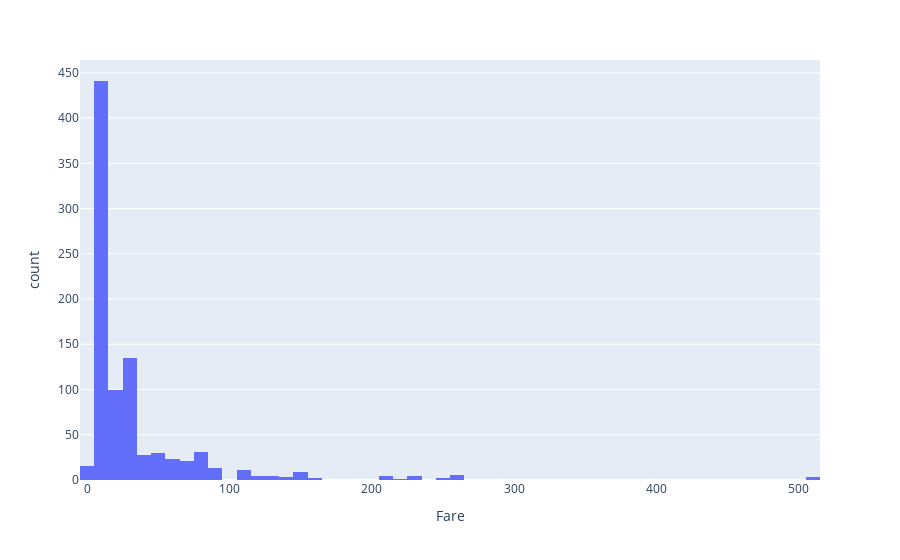
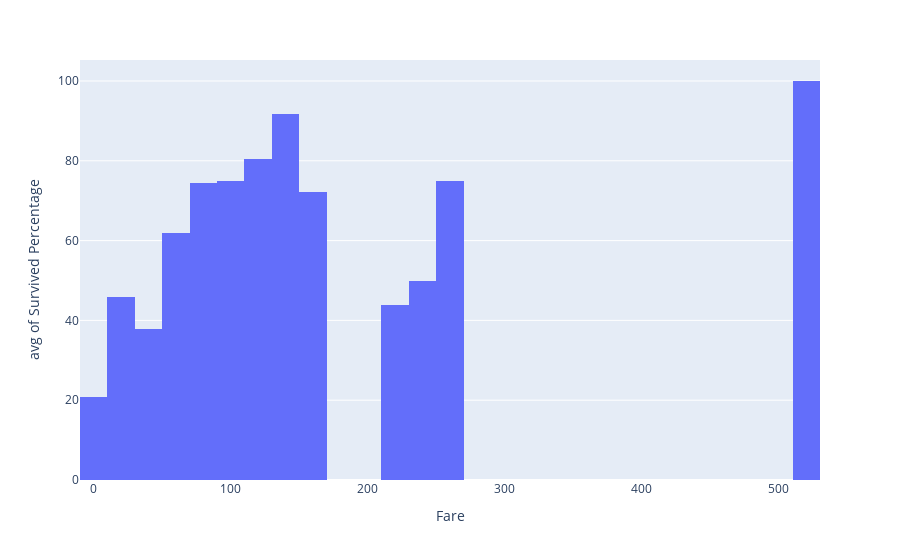

Notebook cell for these charts, in order:
### Code cell
import plotly.express as px

fare_data = train_data[["PassengerId","Fare","Survived"]]
table1 = pd.pivot_table(fare_data, values='Survived', index=['Fare'], aggfunc="sum")
table2 = pd.pivot_table(fare_data, values='Survived', index=['Fare'], aggfunc="count")


jtable=table1.join(table2, on="Fare", lsuffix='Sum', rsuffix='Count')
jtable.reset_index(inplace=True)
jtable["Survived Percentage"]=jtable["SurvivedSum"]/jtable["SurvivedCount"]*100
print(jtable)

print(skew(train_data["Fare"], axis=0, bias=True))

fig1 = px.histogram(fare_data, x='Fare', y='PassengerId', histfunc='count')
fig1.show()

fig2 = px.histogram(jtable, x='Fare', y='Survived Percentage', histfunc='avg')
fig2.show()

### Figure 1 — Plotly figure (JSON) as saved in the notebook; plotly's stock layout.template omitted (floating-point values rounded to 4 significant figures; data arrays with more than 128 entries replaced by an {"elided": "..."} marker saying what was removed)
{"data": [{"alignmentgroup": "True", "bingroup": "x", "histfunc": "count", "hovertemplate": "Fare=%{x}<br>count=%{y}<extra></extra>", "legendgroup": "", "marker": {"color": "#636efa", "pattern": {"shape": ""}}, "name": "", "offsetgroup": "", "orientation": "v", "showlegend": false, "type": "histogram", "x": {"elided": "891 float values"}, "xaxis": "x", "y": {"elided": "891 int values"}, "yaxis": "y"}], "layout": {"autosize": true, "barmode": "relative", "legend": {"tracegroupgap": 0}, "margin": {"t": 60}, "xaxis": {"anchor": "y", "autorange": true, "domain": [0, 1], "range": [-5, 515], "title": {"text": "Fare"}, "type": "linear"}, "yaxis": {"anchor": "x", "autorange": true, "domain": [0, 1], "range": [0, 464.2], "title": {"text": "count"}, "type": "linear"}}}

### Figure 2 — Plotly figure (JSON) as saved in the notebook; plotly's stock layout.template omitted (floating-point values rounded to 4 significant figures; data arrays with more than 128 entries replaced by an {"elided": "..."} marker saying what was removed)
{"data": [{"alignmentgroup": "True", "bingroup": "x", "histfunc": "avg", "hovertemplate": "Fare=%{x}<br>avg of Survived Percentage=%{y}<extra></extra>", "legendgroup": "", "marker": {"color": "#636efa", "pattern": {"shape": ""}}, "name": "", "offsetgroup": "", "orientation": "v", "showlegend": false, "type": "histogram", "x": {"elided": "248 float values"}, "xaxis": "x", "y": {"elided": "248 float values"}, "yaxis": "y"}], "layout": {"autosize": true, "barmode": "relative", "legend": {"tracegroupgap": 0}, "margin": {"t": 60}, "xaxis": {"anchor": "y", "autorange": true, "domain": [0, 1], "range": [-10, 530], "title": {"text": "Fare"}, "type": "linear"}, "yaxis": {"anchor": "x", "autorange": true, "domain": [0, 1], "range": [0, 105.3], "title": {"text": "avg of Survived Percentage"}, "type": "linear"}}}
